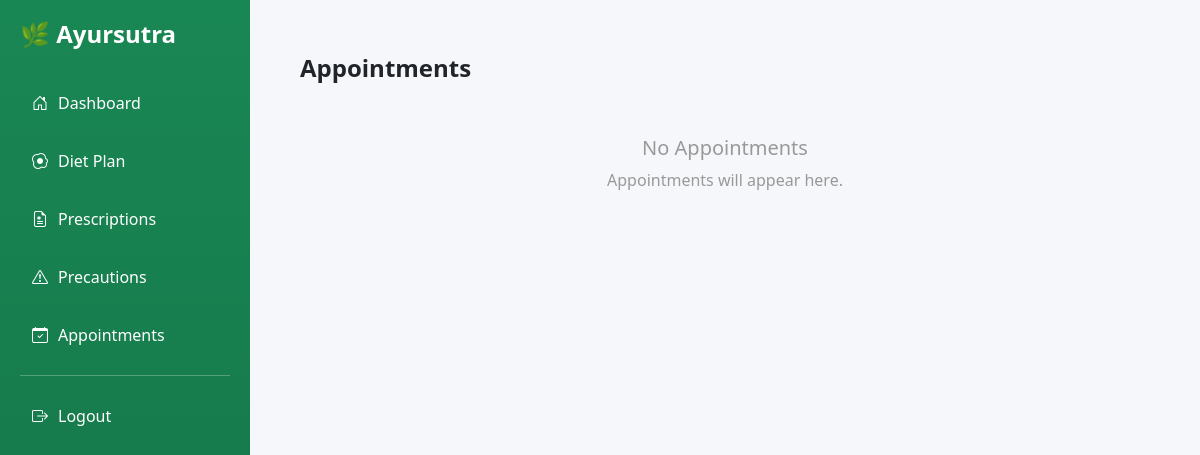
The app's page /patients/appointments/ (signed in), older data.
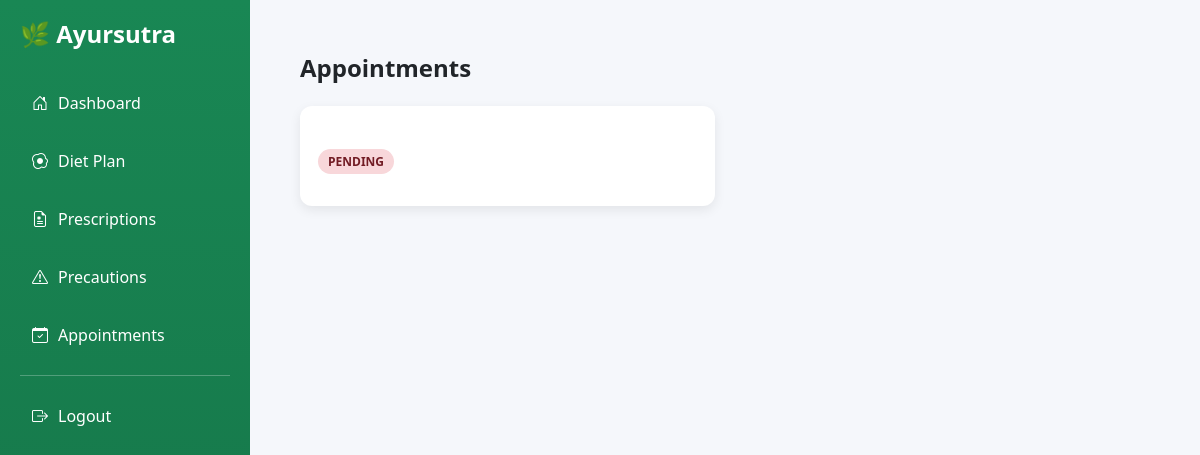
The same page, newer data.
### therapies/models.py (models this page shows, shortened)
class Appointment(models.Model):
    STATUS_CHOICES = [
        ('PENDING', 'Pending'),
        ('COMPLETED', 'Completed'),
        ('CANCELLED', 'Cancelled'),
    ]
    patient = models.ForeignKey(Patient, on_delete=models.CASCADE, related_name="therapy_appointments")
    therapy = models.ForeignKey(Therapy, on_delete=models.CASCADE)
    date = models.DateField()
    time = models.TimeField()
    status = models.CharField(
        max_length=10,
        choices=STATUS_CHOICES,
        default='PENDING'
    )
    prescription = models.TextField(blank=True, null=True)
    doctor_notes = models.TextField(blank=True, null=True)

### patients/views.py (the view)
# urls.py: path('appointments/', views.patient_appointments, name='patient_appointments'),
@login_required
def patient_appointments(request):
    patient = request.user.patient
    appointments = Appointment.objects.filter(patient=patient).select_related('therapy')
    return render(request, 'patients/patient_appointments.html', {
        'appointments': appointments
    })

### patients/templates/patients/patient_appointments.html (shortened to what this page needs)
{% extends 'patients/base_patient.html' %}
{% block content %}
<div class="container">
    <div class="title">Appointments</div>
    {% if appointments %}
    <div class="grid">
        {% for a in appointments %}
        <div class="card">
            <p>
                {% if a.status == "Completed" %}
                    <span class="status completed">Completed</span>
                {% elif a.status == "Pending" %}
                    <span class="status pending">Pending</span>
                {% else %}
                    <span class="status cancelled">{{ a.status }}</span>
                {% endif %}
            </p>
        </div>
        {% endfor %}
    </div>
    {% else %}
        <div class="empty">
            <h5>No Appointments</h5>
            <p>Appointments will appear here.</p>
        </div>
    {% endif %}
</div>
{% endblock %}

Row changes from the older to the newer data that the page shows:
added Appointment: status "PENDING"
Text that changed along with them:
text no longer shown: "No Appointments Appointments will appear here."
